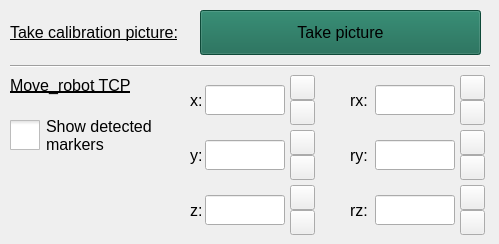
          <widget class="QWidget" name="tab_12">
           <property name="font">
            <font>
             <pointsize>12</pointsize>
             <bold>false</bold>
             <kerning>true</kerning>
            </font>
           </property>
           <property name="autoFillBackground">
            <bool>true</bool>
           </property>
           <property name="styleSheet">
            <string notr="true"/>
           </property>
           <attribute name="title">
            <string>Manual</string>
           </attribute>
           <widget class="QLabel" name="label_54">
            <property name="geometry">
             <rect>
              <x>10</x>
              <y>10</y>
              <width>200</width>
              <height>45</height>
             </rect>
            </property>
            <property name="font">
             <font>
              <pointsize>12</pointsize>
              <bold>false</bold>
              <underline>true</underline>
              <kerning>true</kerning>
             </font>
            </property>
            <property name="text">
             <string>Take calibration picture:</string>
            </property>
           </widget>
           <widget class="QPushButton" name="Take_pic_end">
            <property name="geometry">
             <rect>
              <x>200</x>
              <y>10</y>
              <width>281</width>
              <height>45</height>
             </rect>
            </property>
            <property name="font">
             <font>
              <pointsize>12</pointsize>
              <bold>false</bold>
              <kerning>true</kerning>
             </font>
            </property>
            <property name="styleSheet">
             <string notr="true">QPushButton{background-color:rgb(20, 102, 79)}</string>
            </property>
            <property name="text">
             <string>Take picture</string>
            </property>
           </widget>
           <widget class="QLabel" name="label_55">
            <property name="geometry">
             <rect>
              <x>10</x>
              <y>70</y>
              <width>131</width>
              <height>30</height>
             </rect>
            </property>
            <property name="font">
             <font>
              <pointsize>12</pointsize>
              <bold>false</bold>
              <underline>true</underline>
              <kerning>true</kerning>
             </font>
            </property>
            <property name="text">
             <string>Move_robot TCP</string>
            </property>
           </widget>
           <widget class="Line" name="line_189">
            <property name="geometry">
             <rect>
              <x>10</x>
              <y>65</y>
              <width>480</width>
              <height>3</height>
             </rect>
            </property>
            <property name="orientation">
             <enum>Qt::Horizontal</enum>
            </property>
           </widget>
           <widget class="QLabel" name="label_56">
            <property name="geometry">
             <rect>
              <x>190</x>
              <y>75</y>
              <width>15</width>
              <height>50</height>
             </rect>
            </property>
            <property name="font">
             <font>
              <pointsize>12</pointsize>
              <bold>false</bold>
              <kerning>true</kerning>
             </font>
            </property>
            <property name="text">
             <string>x:</string>
            </property>
           </widget>
           <widget class="QCheckBox" name="Show_marker_end">
            <property name="geometry">
             <rect>
              <x>10</x>
              <y>90</y>
              <width>161</width>
              <height>91</height>
             </rect>
            </property>
            <property name="font">
             <font>
              <pointsize>12</pointsize>
              <bold>false</bold>
              <kerning>true</kerning>
             </font>
            </property>
            <property name="styleSheet">
             <string notr="true">QCheckBox::indicator{width:30px;height:30px}
</string>
            </property>
            <property name="text">
             <string>Show detected
markers</string>
            </property>
            <property name="checked">
             <bool>false</bool>
            </property>
           </widget>
           <widget class="QPushButton" name="Give_x_value_p_3">
            <property name="geometry">
             <rect>
              <x>290</x>
              <y>75</y>
              <width>25</width>
              <height>25</height>
             </rect>
            </property>
            <property name="text">
             <string/>
            </property>
            <property name="icon">
             <iconset theme="go-up">
              <normaloff>../../.designer/backup</normaloff>../../.designer/backup</iconset>
            </property>
           </widget>
           <widget class="QPushButton" name="Give_x_value_m_3">
            <property name="geometry">
             <rect>
              <x>290</x>
              <y>100</y>
              <width>25</width>
              <height>25</height>
             </rect>
            </property>
            <property name="text">
             <string/>
            </property>
            <property name="icon">
             <iconset theme="go-down">
              <normaloff>../../.designer/backup</normaloff>../../.designer/backup</iconset>
            </property>
           </widget>
           <widget class="QLabel" name="label_57">
            <property name="geometry">
             <rect>
              <x>190</x>
              <y>130</y>
              <width>15</width>
              <height>50</height>
             </rect>
            </property>
            <property name="font">
             <font>
              <pointsize>12</pointsize>
              <bold>false</bold>
              <kerning>true</kerning>
             </font>
            </property>
            <property name="text">
             <string>y:</string>
            </property>
           </widget>
           <widget class="QPushButton" name="Give_y_value_p_3">
            <property name="geometry">
             <rect>
              <x>290</x>
              <y>130</y>
              <width>25</width>
              <height>25</height>
             </rect>
            </property>
            <property name="text">
             <string/>
            </property>
            <property name="icon">
             <iconset theme="go-up">
              <normaloff>../../.designer/backup</normaloff>../../.designer/backup</iconset>
            </property>
           </widget>
           <widget class="QPushButton" name="Give_y_value_m_3">
            <property name="geometry">
             <rect>
              <x>290</x>
              <y>155</y>
              <width>25</width>
              <height>25</height>
             </rect>
            </property>
            <property name="text">
             <string/>
            </property>
            <property name="icon">
             <iconset theme="go-down">
              <normaloff>../../.designer/backup</normaloff>../../.designer/backup</iconset>
            </property>
           </widget>
           <widget class="QLabel" name="label_58">
            <property name="geometry">
             <rect>
              <x>190</x>
              <y>185</y>
              <width>15</width>
              <height>50</height>
             </rect>
            </property>
            <property name="font">
             <font>
              <pointsize>12</pointsize>
              <bold>false</bold>
              <kerning>true</kerning>
             </font>
            </property>
            <property name="text">
             <string>z:</string>
            </property>
           </widget>
           <widget class="QPushButton" name="Give_z_value_p_3">
            <property name="geometry">
             <rect>
              <x>290</x>
              <y>185</y>
              <width>25</width>
              <height>25</height>
             </rect>
            </property>
            <property name="text">
             <string/>
            </property>
            <property name="icon">
             <iconset theme="go-up">
              <normaloff>../../.designer/backup</normaloff>../../.designer/backup</iconset>
            </property>
           </widget>
           <widget class="QPushButton" name="Give_z_value_m_3">
            <property name="geometry">
             <rect>
              <x>290</x>
              <y>210</y>
              <width>25</width>
              <height>25</height>
             </rect>
            </property>
            <property name="text">
             <string/>
            </property>
            <property name="icon">
             <iconset theme="go-down">
              <normaloff>../../.designer/backup</normaloff>../../.designer/backup</iconset>
            </property>
           </widget>
           <widget class="QLabel" name="label_59">
            <property name="geometry">
             <rect>
              <x>350</x>
              <y>75</y>
              <width>21</width>
              <height>50</height>
             </rect>
            </property>
            <property name="font">
             <font>
              <pointsize>12</pointsize>
              <bold>false</bold>
              <kerning>true</kerning>
             </font>
            </property>
            <property name="text">
             <string>rx:</string>
            </property>
           </widget>
           <widget class="QPushButton" name="Give_rx_value_p_3">
            <property name="geometry">
             <rect>
              <x>460</x>
              <y>75</y>
              <width>25</width>
              <height>25</height>
             </rect>
            </property>
            <property name="text">
             <string/>
            </property>
            <property name="icon">
             <iconset theme="go-up">
              <normaloff>../../.designer/backup</normaloff>../../.designer/backup</iconset>
            </property>
           </widget>
           <widget class="QPushButton" name="Give_rx_value_m_3">
            <property name="geometry">
             <rect>
              <x>460</x>
              <y>100</y>
              <width>25</width>
              <height>25</height>
             </rect>
            </property>
            <property name="text">
             <string/>
            </property>
            <property name="icon">
             <iconset theme="go-down">
              <normaloff>../../.designer/backup</normaloff>../../.designer/backup</iconset>
            </property>
           </widget>
           <widget class="QLabel" name="label_60">
            <property name="geometry">
             <rect>
              <x>350</x>
              <y>130</y>
              <width>20</width>
              <height>50</height>
             </rect>
            </property>
            <property name="font">
             <font>
              <pointsize>12</pointsize>
              <bold>false</bold>
              <kerning>true</kerning>
             </font>
            </property>
            <property name="text">
             <string>ry:</string>
            </property>
           </widget>
           <widget class="QPushButton" name="Give_ry_value_p_3">
            <property name="geometry">
             <rect>
              <x>460</x>
              <y>130</y>
              <width>25</width>
              <height>25</height>
             </rect>
            </property>
            <property name="text">
             <string/>
            </property>
            <property name="icon">
             <iconset theme="go-up">
              <normaloff>../../.designer/backup</normaloff>../../.designer/backup</iconset>
            </property>
           </widget>
           <widget class="QPushButton" name="Give_ry_value_m_3">
            <property name="geometry">
             <rect>
              <x>460</x>
              <y>155</y>
              <width>25</width>
              <height>25</height>
             </rect>
            </property>
            <property name="text">
             <string/>
            </property>
            <property name="icon">
             <iconset theme="go-down">
              <normaloff>../../.designer/backup</normaloff>../../.designer/backup</iconset>
            </property>
           </widget>
           <widget class="QLabel" name="label_61">
            <property name="geometry">
             <rect>
              <x>350</x>
              <y>185</y>
              <width>20</width>
              <height>50</height>
             </rect>
            </property>
            <property name="font">
             <font>
              <pointsize>12</pointsize>
              <bold>false</bold>
              <kerning>true</kerning>
             </font>
            </property>
            <property name="text">
             <string>rz:</string>
            </property>
           </widget>
           <widget class="QPushButton" name="Give_rz_value_p_3">
            <property name="geometry">
             <rect>
              <x>460</x>
              <y>185</y>
              <width>25</width>
              <height>25</height>
             </rect>
            </property>
            <property name="text">
             <string/>
            </property>
            <property name="icon">
             <iconset theme="go-up">
              <normaloff>../../.designer/backup</normaloff>../../.designer/backup</iconset>
            </property>
           </widget>
           <widget class="QPushButton" name="Give_rz_value_m_3">
            <property name="geometry">
             <rect>
              <x>460</x>
              <y>210</y>
              <width>25</width>
              <height>25</height>
             </rect>
            </property>
            <property name="text">
             <string/>
            </property>
            <property name="icon">
             <iconset theme="go-down">
              <normaloff>../../.designer/backup</normaloff>../../.designer/backup</iconset>
            </property>
           </widget>
           <widget class="QLineEdit" name="line_edit_y_value_3">
            <property name="geometry">
             <rect>
              <x>205</x>
              <y>140</y>
              <width>80</width>
              <height>30</height>
             </rect>
            </property>
           </widget>
           <widget class="QLineEdit" name="line_edit_z_value_3">
            <property name="geometry">
             <rect>
              <x>205</x>
              <y>195</y>
              <width>80</width>
              <height>30</height>
             </rect>
            </property>
           </widget>
           <widget class="QLineEdit" name="line_edit_rz_value_3">
            <property name="geometry">
             <rect>
              <x>375</x>
              <y>195</y>
              <width>80</width>
              <height>30</height>
             </rect>
            </property>
           </widget>
           <widget class="QLineEdit" name="line_edit_ry_value_3">
            <property name="geometry">
             <rect>
              <x>375</x>
              <y>140</y>
              <width>80</width>
              <height>30</height>
             </rect>
            </property>
           </widget>
           <widget class="QLineEdit" name="line_edit_rx_value_3">
            <property name="geometry">
             <rect>
              <x>375</x>
              <y>85</y>
              <width>80</width>
              <height>30</height>
             </rect>
            </property>
           </widget>
           <widget class="QLineEdit" name="line_edit_x_value_3">
            <property name="geometry">
             <rect>
              <x>205</x>
              <y>85</y>
              <width>80</width>
              <height>30</height>
             </rect>
            </property>
           </widget>
          </widget>
